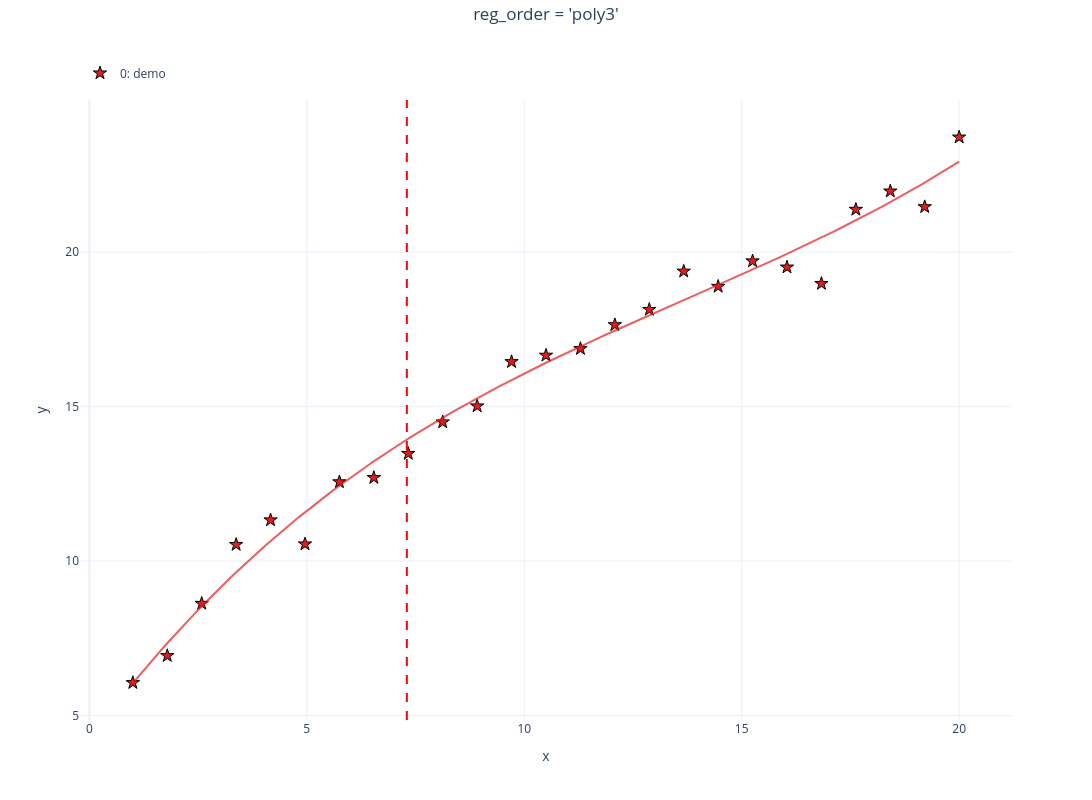

Write notebook code for a chart like this one.
### Markdown cell above
## `poly3` — cubic least-squares

### Code cell
demo('poly3')

### Figure 1 — Plotly figure (JSON) as saved in the notebook; plotly's stock layout.template omitted (floating-point values rounded to 4 significant figures; data arrays with more than 128 entries replaced by an {"elided": "..."} marker saying what was removed)
{"data": [{"customdata": [[1.0, 6.058], [1.792, 6.933], [2.583, 8.624], [3.375, 10.53], [4.167, 11.33], [4.958, 10.55], [5.75, 12.56], [6.542, 12.7], [7.333, 13.48], [8.125, 14.5], [8.917, 15.02], [9.708, 16.45], [10.5, 16.66], [11.29, 16.87], [12.08, 17.65], [12.88, 18.14], [13.67, 19.38], [14.46, 18.89], [15.25, 19.71], [16.04, 19.51], [16.83, 18.98], [17.62, 21.38], [18.42, 21.98], [19.21, 21.47], [20.0, 23.72]], "hovertemplate": "<b><u>Set: 0</u></b><br><b>demo</b><br>x: %{customdata[0]:.2f}<br>y: %{customdata[1]:.2f}<extra></extra>", "legendgroup": "group_0", "line": {"color": "#E41A1C", "width": 2}, "marker": {"color": "#E41A1C", "line": {"color": "black", "width": 1}, "opacity": 1, "size": 10, "symbol": "star"}, "mode": "markers+markers", "name": "0: demo", "showlegend": true, "type": "scatter", "x": [1.0, 1.792, 2.583, 3.375, 4.167, 4.958, 5.75, 6.542, 7.333, 8.125, 8.917, 9.708, 10.5, 11.29, 12.08, 12.88, 13.67, 14.46, 15.25, 16.04, 16.83, 17.62, 18.42, 19.21, 20.0], "xaxis": "x", "y": [6.058, 6.933, 8.624, 10.53, 11.33, 10.55, 12.56, 12.7, 13.48, 14.5, 15.02, 16.45, 16.66, 16.87, 17.65, 18.14, 19.38, 18.89, 19.71, 19.51, 18.98, 21.38, 21.98, 21.47, 23.72], "yaxis": "y"}, {"hoverinfo": "skip", "legendgroup": "group_0", "line": {"color": "#E41A1C", "width": 2}, "mode": "lines", "name": "0: demo Fit (LS3)", "opacity": 0.7, "showlegend": false, "type": "scatter", "x": {"elided": "200 float values"}, "xaxis": "x", "y": {"elided": "200 float values"}, "yaxis": "y"}], "layout": {"height": 800, "legend": {"orientation": "h", "x": 0, "xanchor": "left", "y": 1.02, "yanchor": "bottom"}, "margin": {"r": 80, "t": 100}, "shapes": [{"line": {"color": "red", "dash": "dash"}, "type": "line", "x0": 7.3, "x1": 7.3, "xref": "x", "y0": 0, "y1": 1, "yref": "y domain"}], "showlegend": true, "title": {"text": "reg_order = 'poly3'", "x": 0.5, "xanchor": "center", "y": 0.99, "yanchor": "top", "yref": "container"}, "width": 1200, "xaxis": {"anchor": "y", "domain": [0, 1], "title": {"standoff": 15, "text": "x"}}, "yaxis": {"anchor": "x", "domain": [0, 1], "title": {"standoff": 15, "text": "y"}}}}
